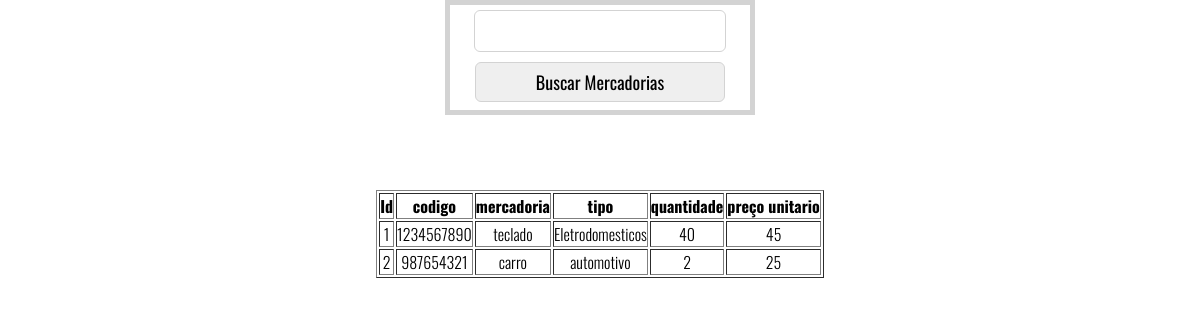
The app's page /visualisar.php with its own data.
### tables this page shows
CREATE TABLE IF NOT EXISTS `mercadorias` (
`id_mercadoria` int(11) NOT NULL,
  `cod_mercadoria` int(20) NOT NULL,
  `nome_mercadoria` varchar(30) NOT NULL,
  `tipo_mercadoria` varchar(30) NOT NULL,
  `quantidade` int(5) NOT NULL,
  `preco_mercadoria` float NOT NULL
);

### visualisar.php (the view, shortened to what this page needs)
<!DOCTYPE html>
<html>
	<head>
		<link rel= "stylesheet" type="text/css" href="css/mystyle.css"/>
	</head>
	<body>
		<div id="topo">
			<center><form method="post" action="buscar.php">
				<input id="nome" class="txt bradius" type="text" name="nome" value=""   />
				<input type="submit" class= "sb bradius" value="Buscar Mercadorias" />
			</form/center>
		</div>
		<div  id= "tabela">
				<center><table border=1>
				<tr ><td><b><center>Id</center></b></td> <td><b><center>codigo</center></b> </td> <td><b><center>mercadoria</center></b></td> <td><b><center>tipo</center></b></td> <td><b><center>quantidade</center></b></td> <td><b><center>preço unitario</center></b></td></tr>
				<?php
					$sql = mysql_query("SELECT * FROM mercadorias");
					$row = mysql_num_rows($sql);
					if($row > 0){
						while ($linha = mysql_fetch_array($sql)){
							$id = $linha['id_mercadoria'];
							$cod= $linha['cod_mercadoria'];
							$nome= $linha['nome_mercadoria'];
							$tipo= $linha['tipo_mercadoria'];
							$quantidade = $linha['quantidade'];
							$preco = $linha['preco_mercadoria'];
							echo"<tr><td><center> $id </center></td><td><center>$cod</center></td><td><center> $nome</center></td><td> <center>$tipo</center></td> <td> <center>$quantidade</center></td> <td> <center>$preco</center></td></tr>";
						}
					}else {
						echo "Desculpa, não possui nenhuma mercadoria cadastrada!";
					}
				?>
				</table>
		</div>
	</body>
</html>

### mystyle.css (style rules this page uses)
* { margin:0; padding:0; outline:none; list-style:none; }
body { font:300 16px Oswald; }
#tabela { width:500px; margin:0 auto; position:relative; top:60px; padding:15px; }
#topo { width:300px; height:100px; margin:0 auto; padding-top:5px; border:5px solid #D3D3D3; }
.txt { border:none; height:40px; width:250px; border:thin solid #D3D3D3; margin-top:; }
.sb { display:block; border:none; width:250px; height:40px; margin-top:10px; border:thin solid #D3D3D3; cursor:pointer; font:400 18px Oswald; color:#000000; }
.bradius { border-radius:6px; -webkit-border-radius:6px; -moz-border-radius:6px; }
.txt,.txt:focus,.sb,.sb:hover,#cadastrar:hover,#cadastrar,.bt,.bt:hover,.ctxt,.ctxt:focus { transition:all 0.5s linear; -webkit-transition:all 0.5s linear; -moz-transition:all 0.5s linear; }

### records on screen
mercadorias: id_mercadoria "1", cod_mercadoria "1234567890", nome_mercadoria "teclado", tipo_mercadoria "Eletrodomesticos", quantidade "40", preco_mercadoria "45"
mercadorias: id_mercadoria "2", cod_mercadoria "987654321", nome_mercadoria "carro", tipo_mercadoria "automotivo", quantidade "2", preco_mercadoria "25"
